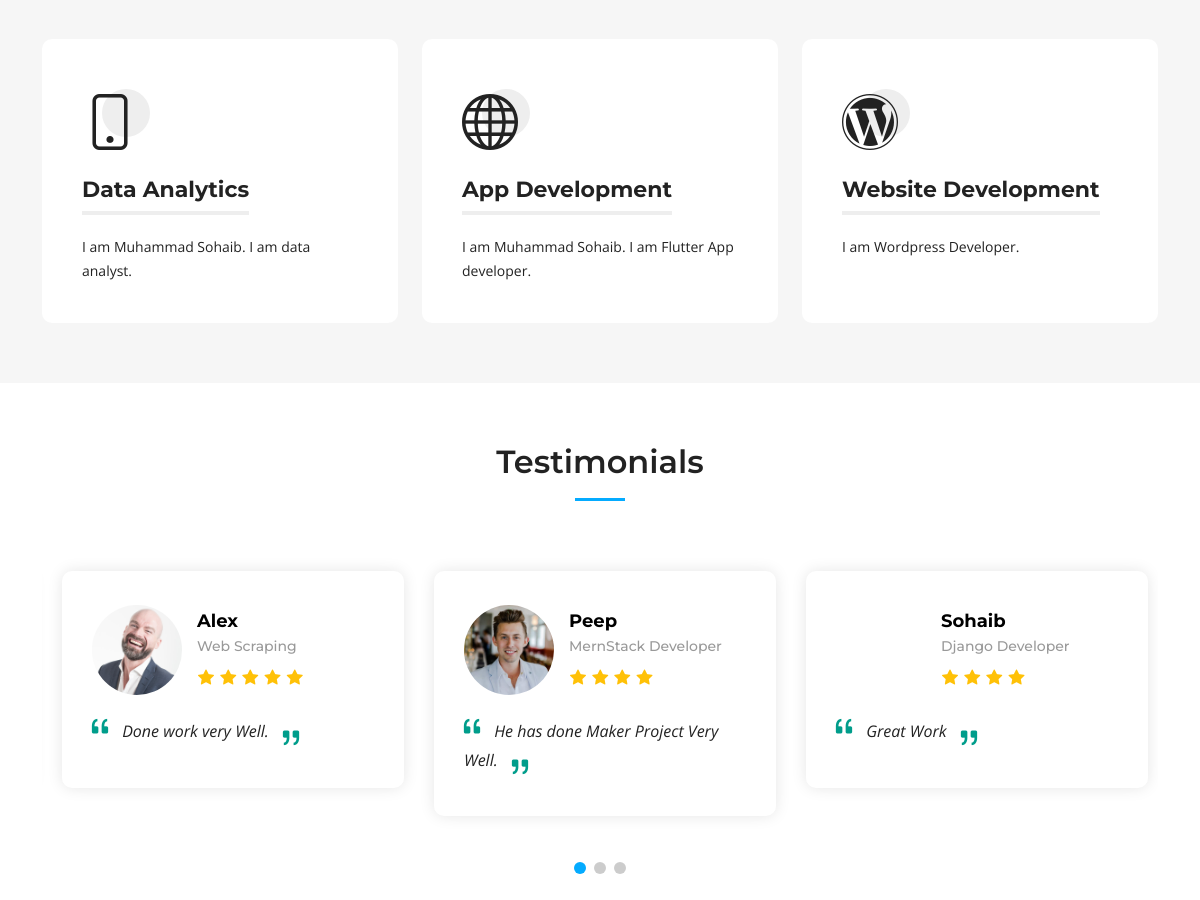
Before: / (middle part) with the older database file.
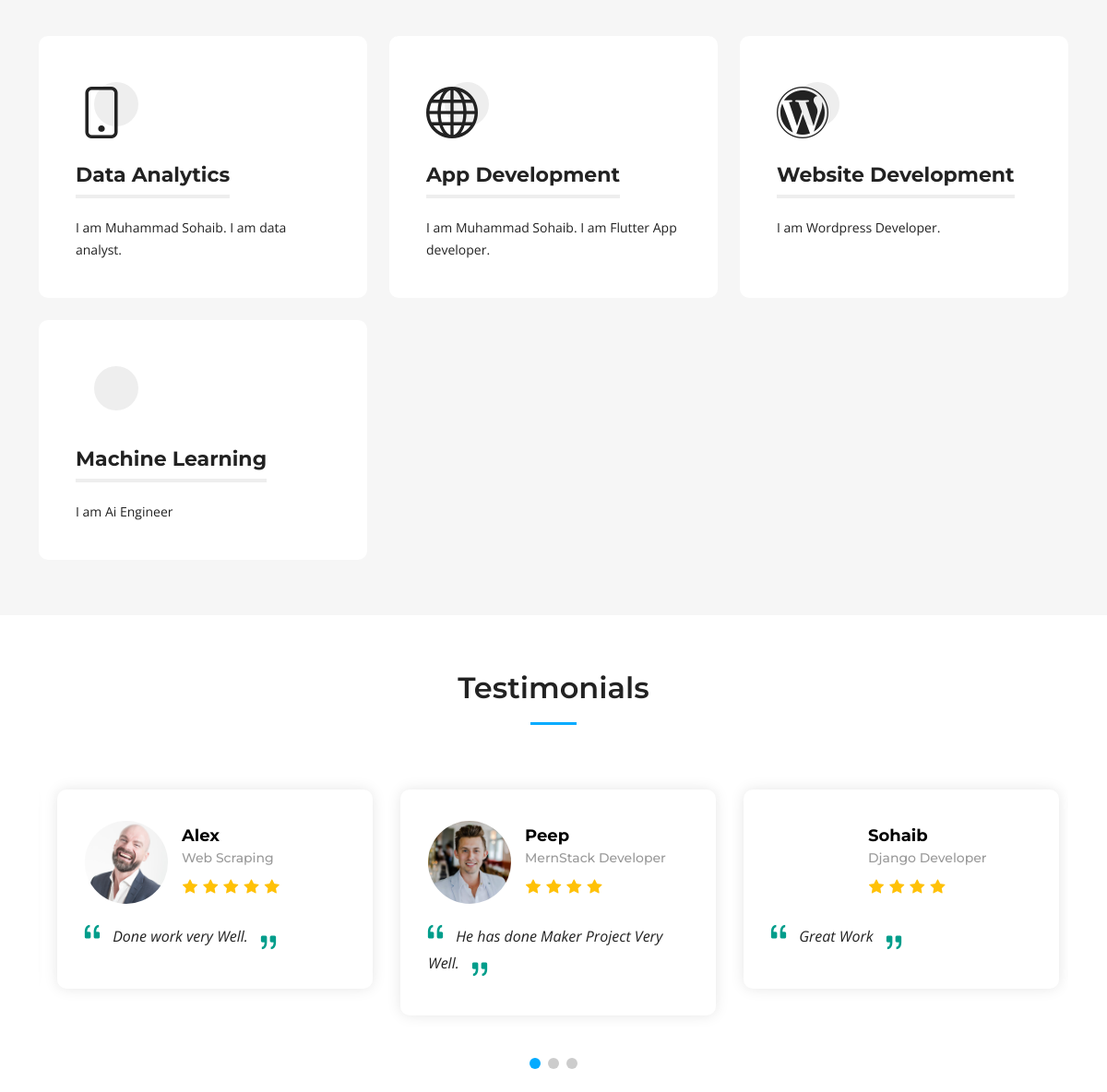
After: the same page with the newer database file.
### app/models.py (models this page shows)
class Service(models.Model):
    icon= models.CharField(max_length=50 , blank=True, null=True)
    title = models.CharField(max_length=255 , blank=True, null=True, unique=True)
    description = models.TextField()
    def __str__(self):
        return self.title

class Testimonial(models.Model):
    user_image = models.CharField(max_length=255, blank=True, null=True)
    star_count=[
        (1, 'One'),
        (2, 'Two'),
        (3, 'Three'),
        (4, 'Four'),
        (5, 'Five'),
    ]
    rating_count = models.IntegerField(choices=star_count)
    username = models.CharField(max_length=100)
    user_job_title = models.CharField(max_length=100)
    review=models.TextField()
    def __str__(self):
        return f"{self.username} - {self.user_job_title}"

### app/views.py (the view)
# urls.py: path('', index , name='home'),
def index(request):
    general_info = GeneralInfo.objects.first()
    service= Service.objects.all()
    testimonial= Testimonial.objects.all()
    faqs= FrequentlyAskedQuestion.objects.all()
    recent_blogs= Blog.objects.all().order_by('-create_at')[:3]
    for blog in recent_blogs:
        print(f"blog:{blog}"),
        print(f"blog.create_at:{blog.create_at}"),
        print(f"blog.author:{blog.author}"),
        print(f"blog.author.country:{blog.author.country}"),
        default_value=""
    context={
            "company_name":getattr(general_info,"company_name", default_value),
            "location": getattr(general_info,"location", default_value),
            "email": getattr(general_info, "email",default_value),
            "phone":getattr(general_info, "phone",default_value),
            "open_hours":getattr(general_info, "open_hours",default_value),
            "video_url":getattr(general_info, "video_url",default_value),
            "twitter_url":getattr(general_info, "twitter_url",default_value),
            "facebook_url":getattr(general_info, "facebook_url",default_value),
            "instagram_url":getattr(general_info, "instagram_url",default_value),
            "linkedin_url":getattr(general_info, "linkedin_url",default_value),
            "services":service,
            "testimonials":testimonial,
            "faqs":faqs,
            "recent_blogs":recent_blogs
    }
    print(f"context:{context}")
    return render(request, 'index.html', context)

### app/models.py (called while the page is built)
    def __str__(self):
        return self.question

    def __str__(self):
        return self.first_name

    def __str__(self):
        return self.title

### templates/index.html (shortened to what this page needs)
{% extends "assets/main.html" %}
{% load static %}
      {% block mainContent %}
    <section id="services" class="services sections-bg">
      <div class="container" data-aos="fade-up">
        <div class="section-header">
        </div>
        <div class="row gy-4" data-aos="fade-up" data-aos-delay="100">
        {% for service in services %}
          <div class="col-lg-4 col-md-6">
            <div class="service-item  position-relative">
              <div class="icon">
                <i class="{{service.icon}}"></i>
              </div>
              <h3>{{service.title}}</h3>
              <p>{{service.description}}</p>
            </div>
          </div>
          {% endfor %}
        </div>
      </div>
    </section>
    <section id="testimonials" class="testimonials">
      <div class="container" data-aos="fade-up">
        <div class="section-header">
          <h2>Testimonials</h2>
        </div>
        <div class="slides-3 swiper" data-aos="fade-up" data-aos-delay="100">
          <div class="swiper-wrapper">
            {% for testimonial in testimonials %}
            <div class="swiper-slide">
              <div class="testimonial-wrap">
                <div class="testimonial-item">
                  <div class="d-flex align-items-center">
                    {% if "http" in testimonial.user_image %}
                    <img src="{{ testimonial.user_image }}" class="testimonial-img flex-shrink-0" alt="">
                    {% else %}
                    <img src="{% static testimonial.user_image %}" class="testimonial-img flex-shrink-0" alt="">
                    {% endif %}
                    <div>
                      <h3>{{testimonial.username}}</h3>
                      <h4>{{testimonial.user_job_title}}</h4>
                      <div class="stars">
                        {% for i in 'x'|ljust:testimonial.rating_count %}
                        <i class="bi bi-star-fill"></i>
                        {% endfor %}
                      </div>
                    </div>
                  </div>
                  <p>
                    <i class="bi bi-quote quote-icon-left"></i>
                    {{testimonial.review}}
                    <i class="bi bi-quote quote-icon-right"></i>
                  </p>
                </div>
              </div>
            </div>
            {% endfor %}
          </div>
          <div class="swiper-pagination"></div>
        </div>
      </div>
    </section>
      {% endblock mainContent %}

### templates/assets/main.html (shortened to what this page needs)
{% load static %}
<!DOCTYPE html>
<html lang="en">
<head>
  <link href="{% static 'assets/vendor/bootstrap/css/bootstrap.min.css' %}" rel="stylesheet">
  <link href="{% static 'assets/vendor/bootstrap-icons/bootstrap-icons.css' %}" rel="stylesheet">
  <link href="{% static 'assets/vendor/aos/aos.css' %}" rel="stylesheet">
  <link href="{% static 'assets/vendor/glightbox/css/glightbox.min.css' %}" rel="stylesheet">
  <link href="{% static 'assets/vendor/swiper/swiper-bundle.min.css' %}" rel="stylesheet">
  <link href="{% static 'assets/css/main.css' %}" rel="stylesheet">
</head>
<body>
  <main id="main">
       {% block mainContent %}
       {% endblock mainContent %}
  </main>
</body>
</html>

### templates/assets/header.html (shortened to what this page needs)
{% load static %}

### templates/assets/hero.html (shortened to what this page needs)
{% load static  %}

### templates/assets/footer.html (shortened to what this page needs)
{% load static %}

### static/assets/css/main.css (style rules this page uses)
:root { --font-default: "Open Sans", system-ui, -apple-system, "Segoe UI", Roboto, "Helvetica Neue", Arial, "Noto Sans", "Liberation Sans", sans-serif, "Apple Color Emoji", "Segoe UI Emoji", "Segoe UI Symbol", "Noto Color Emoji"; --font-primary: "Montserrat", sans-serif; --font-secondary: "Poppins", sans-serif; }
:root { --color-default: #222222; --color-primary: #04abff; --color-secondary: #f85a40; }
:root { scroll-behavior: smooth; }
body { font-family: var(--font-default); color: var(--color-default); }
h1, h2, h3, h4, h5, h6 { font-family: var(--font-primary); }
section { padding: 60px 0; overflow: hidden; }
.sections-bg { background-color: #f6f6f6; }
.section-header { text-align: center; padding-bottom: 20px; }
.section-header h2 { font-size: 32px; font-weight: 600; margin-bottom: 20px; padding-bottom: 20px; position: relative; }
.section-header h2:after { content: ""; position: absolute; display: block; width: 50px; height: 3px; background: var(--color-primary); left: 0; right: 0; bottom: 0; margin: auto; }
section { scroll-margin-top: 70px; }
.services { padding: 60px 0; }
.services .service-item { padding: 40px; background: #fff; height: 100%; border-radius: 10px; }
.services .service-item .icon { width: 48px; height: 48px; position: relative; margin-bottom: 50px; }
.services .service-item .icon i { color: var(--color-default); font-size: 56px; transition: ease-in-out 0.3s; z-index: 2; position: relative; }
.services .service-item .icon:before { position: absolute; content: ""; height: 100%; width: 100%; background: #eeeeee; border-radius: 50px; z-index: 1; top: 10px; right: -20px; transition: 0.3s; }
.services .service-item h3 { color: var(--color-default); font-weight: 700; margin: 0 0 20px 0; padding-bottom: 8px; font-size: 22px; position: relative; display: inline-block; border-bottom: 4px solid #eeeeee; transition: 0.3s; }
.services .service-item p { line-height: 24px; font-size: 14px; margin-bottom: 0; }
.testimonials .testimonial-wrap { padding-left: 10px; }
.testimonials .testimonial-item { box-sizing: content-box; padding: 30px; margin: 30px 10px; box-shadow: 0px 0 15px rgba(0, 0, 0, 0.1); position: relative; background: #fff; border-radius: 10px; }
.testimonials .testimonial-item .testimonial-img { width: 90px; border-radius: 50px; margin-right: 15px; }
.testimonials .testimonial-item h3 { font-size: 18px; font-weight: bold; margin: 10px 0 5px 0; color: #000; }
.testimonials .testimonial-item h4 { font-size: 14px; color: #999; margin: 0; }
.testimonials .testimonial-item .stars { margin: 10px 0; }
.testimonials .testimonial-item .stars i { color: #ffc107; margin: 0 1px; }
.testimonials .testimonial-item .quote-icon-left, .testimonials .testimonial-item .quote-icon-right { color: #009d8b; font-size: 26px; line-height: 0; }
.testimonials .testimonial-item .quote-icon-left { display: inline-block; left: -5px; position: relative; }
.testimonials .testimonial-item .quote-icon-right { display: inline-block; right: -5px; position: relative; top: 10px; transform: scale(-1, -1); }
.testimonials .testimonial-item p { font-style: italic; margin: 15px auto 15px auto; }
.testimonials .swiper-pagination { margin-top: 20px; position: relative; }

Changed rows visible on the page:
added Service: title "Machine Learning", description "I am Ai Engineer"
